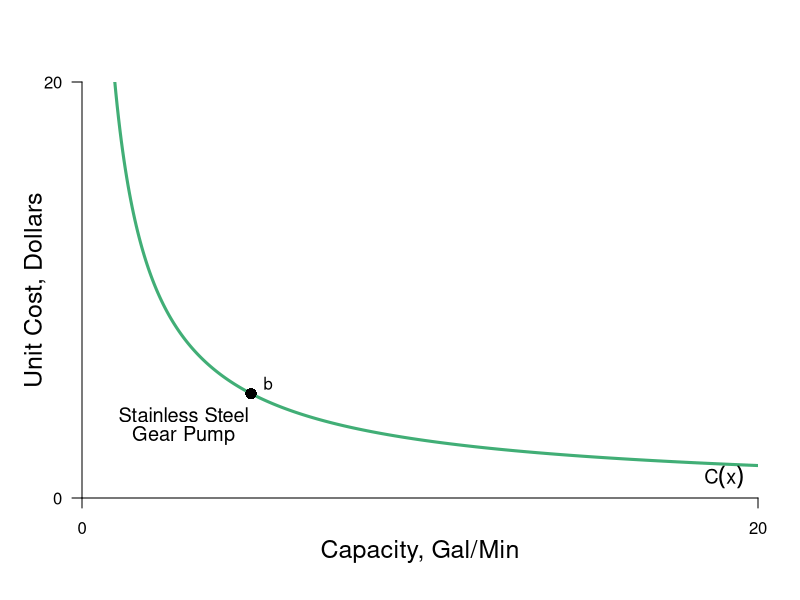

Write R code to recreate this figure.
#require(shape)
pdf(file = "firmmarketsupply/ss_pump.pdf", width = 9, height = 7)

#Set parameters for graphics
axislabelsize <- 1.5
labelsize <- 1.2
graphlinewidth <- 3
segmentlinewidth <- 2

COL <- c("#7fc97f", "#beaed4", "#fdc086", "#ffff99", "#386cb0", "#f0027f", "#bf5b17", "#666666")
COLA <- c("#e0f3db", "#99d8c9","#66c2a4","#41ae76", "#238b45", "#005824")
COLB <- c("#c6dbef", "#4eb3d3", "#2b8cbe", "#0868ac","#084081")
COLC <- c("#fcfbfd", "#efedf5", "#dadaeb", "#bcbddc", "#9e9ac8", "#807dba", "#6a51a3", "#54278f", "#3f007d")

xlims <- c(0, 20)
ylims <- c(0, 20)

npts <- 501 
x <- seq(xlims[1], xlims[2], length.out = npts)
y <- seq(ylims[1], ylims[2], length.out = npts) 
a <- c(46.08, 55, 64)
b <- c(46.08, 55, 64)

plot(0, 0, xlim = xlims, ylim = ylims, type = "n",
     xlab = expression(paste("")),
     ylab = expression(paste("")), 
     xaxt = "n", 
     yaxt = "n", 
     cex.lab = axislabelsize, 
     bty = "n",
     xaxs="i", 
     yaxs="i")

ticksy <- c(0, ylims[2])
ylabels <- c(0, ylims[2])
ticksx <- c(0, xlims[2])
xlabels <- c(0, xlims[2])

axis(1, at = ticksx, pos = 0, labels = xlabels)
axis(2, at = ticksy, pos = 0, labels = ylabels, las = 1)

npts <- 500 
xx1 <- seq(xlims[1], xlims[2], length.out = npts)

cost <- function(x = xx1, a = 19.5){
  a*x^(-0.843)
}

# Cost Func.
lines(xx1, cost(), col = COLA[4], lwd = graphlinewidth)

# Label Cost Func
text(3, 4, expression(paste("Stainless Steel")), cex = labelsize)
text(3, 3, expression(paste("Gear Pump")), cex = labelsize)

text(19, 1, expression(paste(C(x))), cex = labelsize)

# Point
points(5, cost(5), pch = 16, col = "black", cex = 1.5)
text(5.5, cost(5)+0.5, expression(b))

# Label x,y axis
mtext(expression(paste("Capacity, Gal/Min")), side=1, line = 2.5, cex = axislabelsize)
text(-1.4, 0.5*ylims[2], expression(paste("Unit Cost, Dollars")), xpd = TRUE, cex = axislabelsize, srt = 90) 


dev.off()
